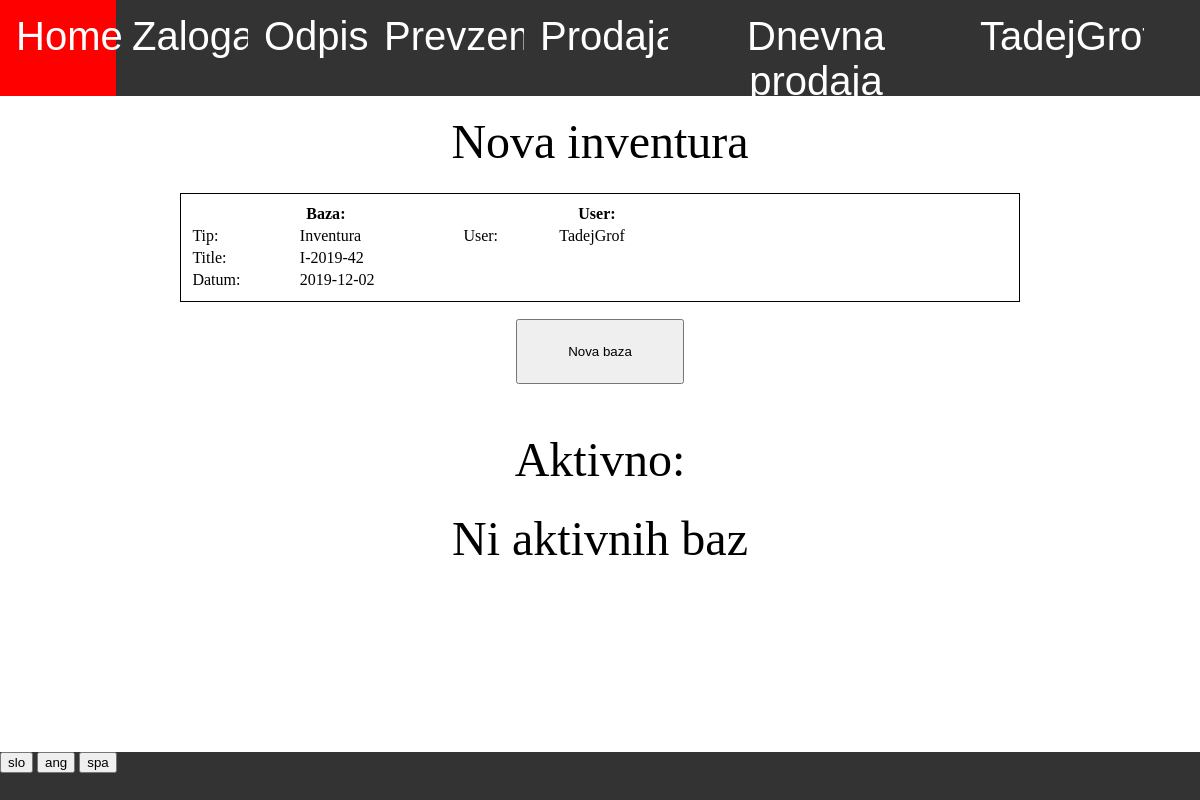
Page /zaloga/inventura/ (signed in) on the earlier database version.
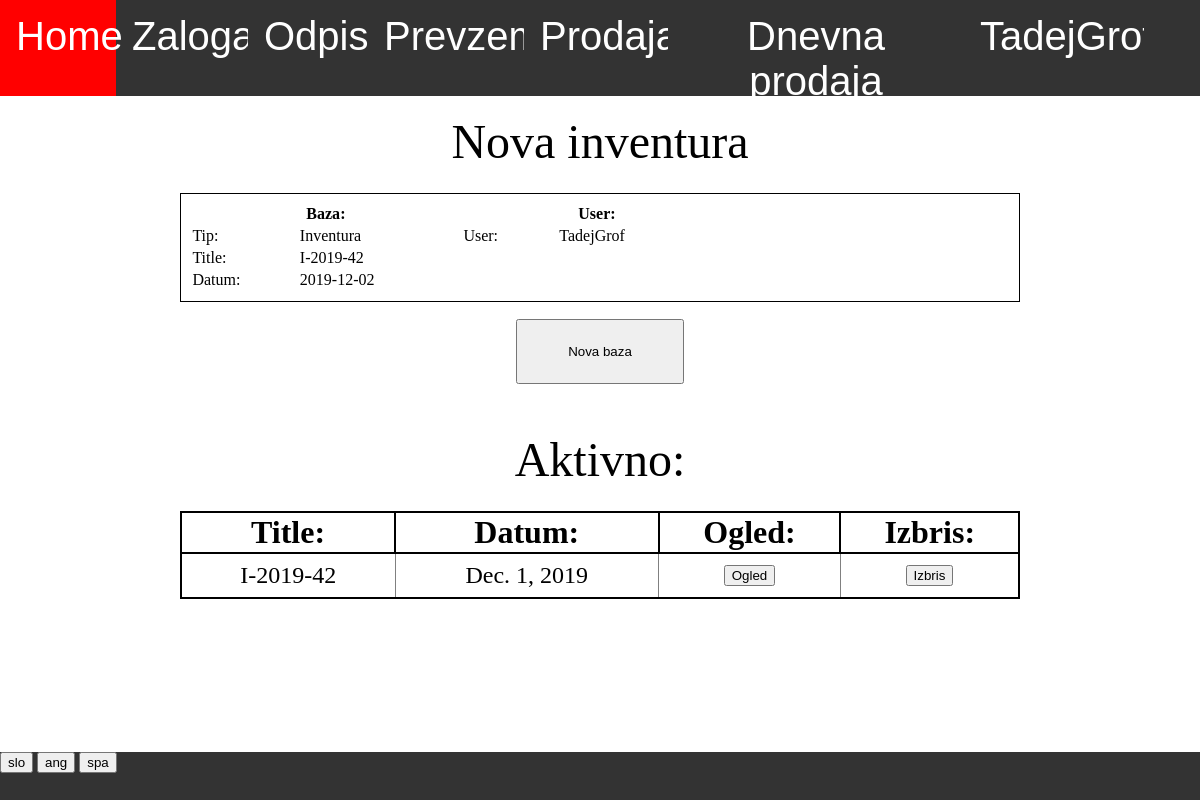
Same page on the later database version.
### program/models.py (models this page shows)
class Profil(models.Model):
    user = models.OneToOneField(User,on_delete=models.CASCADE)
    jezik =  models.CharField(default="spa",max_length=3, choices=JEZIKI)

### zaloga/models.py (models this page shows, shortened)
class Baza(models.Model):
    author = models.ForeignKey(User,default=1, on_delete=models.CASCADE)
    title = models.CharField(default="",max_length=15)
    datum = models.DateField(default=timezone.now)
    zaloga = models.ForeignKey(Zaloga, default=1 ,on_delete=models.CASCADE)
    status = models.CharField(default="aktivno",max_length=10)
    sprememba_zaloge = models.IntegerField(default = -1)
    tip = models.CharField(default="prevzem",max_length=20, choices=TIPI_BAZE)
    kontejner = models.OneToOneField(Kontejner,null=True,default=None,blank=True, on_delete=models.CASCADE)
    popust = models.IntegerField(default = None, null=True, blank=True)
    stranka = models.ForeignKey(Stranka, on_delete=models.CASCADE, default=None, null=True, blank=True)
    cas = models.TimeField(default=None,null=True,blank=True)
    dnevna_prodaja = models.ForeignKey(Dnevna_prodaja, on_delete=models.CASCADE, default=None, null=True, blank=True)

### zaloga/views.py (the view)
# urls.py: path('', views.baze , name='baze'),
@login_required
def baze(request, tip_baze):
    if request.method == "GET":
        baze = Baza.objects.filter(tip=tip_baze,status='aktivno')
        stranke = Stranka.objects.all().order_by('stevilo_kupljenih').values('pk','naziv')
        return pokazi_stran(request, 'zaloga/aktivne_baze.html', {'tip': tip_baze, 'baze':baze,'stranke':stranke})

### program/models.py (called while the page is built)
    def naslednja_inventura(self,delaj=False):
        if delaj:
            self.stevilo_inventur += 1
            self.save()
            return 'I-2019-' + str(self.stevilo_inventur)
        else:
            return 'I-2019-' + str(self.stevilo_inventur + 1)

    @property
    def vrni_jezike(self):
        return JEZIKI

### zaloga/models.py (called while the page is built)
    @property
    def danes(self):
        return datetime.today().strftime('%Y-%m-%d')

### zaloga/templatetags/zaloga_exstras.py (called while the page is built)
@register.filter
def keyvalue(dict, key):
    return dict[key]

### zaloga/views.py (called while the page is built)
def vrni_slovar(request):
    with open('slovar.json') as dat:
        slovar = json.load(dat)
    return slovar

def pokazi_stran(request, html, baze={}):
    slovar = {'prodaja':prodaja, 'zaloga':zaloga,'program':program,'slovar':vrni_slovar(request),'jezik':request.user.profil.jezik}
    slovar.update(baze)
    return render(request, html, slovar)

### zaloga/templates/zaloga/aktivne_baze.html (shortened to what the changed rows need)
{% extends 'program/base.html' %}
{% load zaloga_exstras %}
{% block content %}
<div class="title">
{% if tip == "prevzem" %}
    {{slovar|keyvalue:'Nov prevzem'|keyvalue:jezik}}
{% elif tip == "odpis" %}
    {{slovar|keyvalue:'Nov odpis'|keyvalue:jezik}}
{% elif tip == "inventura" %}
    {{slovar|keyvalue:'Nova inventura'|keyvalue:jezik}}
{% elif tip == "vele_prodaja" %}
    {{slovar|keyvalue:'Nova vele prodaja'|keyvalue:jezik}}
{% endif %}
</div>
<div class="okno">
    {% if tip == "prevzem" %}
        <table style="padding:1%;border:1px solid black"class="tabela_podatkov">
            <tr>
                <th width="33%" colspan="2"> {{slovar|keyvalue:'Prevzem'|keyvalue:jezik}}:</th>
                <th width="42%" colspan="2">{{slovar|keyvalue:'Kontejner'|keyvalue:jezik}}:</th>
                <th width="25%" colspan="2"> User: </th>
            </tr>
            <tr>
                <td> {{slovar|keyvalue:'Tip'|keyvalue:jezik}}: </td>
                <td> {{slovar|keyvalue:'Prevzem'|keyvalue:jezik}} </td>
                <td> {{slovar|keyvalue:'Stevilka'|keyvalue:jezik}} </td>
                <td> <input form="nova_baza" name="stevilka" type="text" required autocomplete="off"> </td>
                <td> User: </td>
                <td> {{user.username}} </td>
            </tr>
            <tr>
                <td> {{slovar|keyvalue:'Title'|keyvalue:jezik}}: </td>
                <td> {{program.naslednji_prevzem}} </td>
                <td> {{slovar|keyvalue:'Izvor'|keyvalue:jezik}}: </td>
                <td> <input form="nova_baza" name="drzava" type="text" required> </td>
            </tr>
            <tr>
                <td> {{slovar|keyvalue:'Datum'|keyvalue:jezik}}: </td>
                <td> {{zaloga.danes}} </td>
                <td> {{slovar|keyvalue:'Posiljatelj'|keyvalue:jezik}}: </td>
                <td> <input form="nova_baza" name="posiljatelj" type="text" required> </td>
            </tr>
        </table>
    {% else %}
        <table style="padding:1%;border:1px solid black"class="tabela_podatkov">
            <tr>
                <th width="33%" colspan="2">
                    {{slovar|keyvalue:'Baza'|keyvalue:jezik}}:
                </th>
                <th width="33%" colspan="2">User:</th>
                <th></th>
            </tr>
            <tr>
                <td> {{slovar|keyvalue:'Tip'|keyvalue:jezik}}: </td>
                <td>
                {% if tip == "odpis" %}
                    {{slovar|keyvalue:'Odpis'|keyvalue:jezik}}
                {% elif tip == "inventura" %}
                    {{slovar|keyvalue:'Inventura'|keyvalue:jezik}}
                {% endif %}
                </td>
                <td> User: </td>
                <td> {{user.username}} </td>
            </tr>
            <tr>
                <td> {{slovar|keyvalue:'Title'|keyvalue:jezik}}: </td>
                <td>
                {% if tip == "odpis" %}
                    {{program.naslednji_odpis}}
                {% elif tip == "inventura" %}
                    {{program.naslednja_inventura}}
                {% endif %}
                </td>
            </tr>
            <tr>
                <td> {{slovar|keyvalue:'Datum'|keyvalue:jezik}}: </td>
                <td> {{zaloga.danes}} </td>
            </tr>
        </table>
    {% endif %}
    <form id="nova_baza" action="{% url 'nova_baza' tip %}" method="POST">
        <input type="submit" value="{{slovar|keyvalue:'Nova baza'|keyvalue:jezik}}">
    </form>
</div>
<div class="title" style="margin-top:4%">
    {{slovar|keyvalue:'Aktivno'|keyvalue:jezik}}:
</div>
{% if baze.count == 0 %}
    <div class="title" style="margin-top:2%">
        {{slovar|keyvalue:'Ni aktivnih baz'|keyvalue:jezik}}
    </div>
{% else %}
    <div style="width:70%;display:inline-block;margin-top:2%" >
        <table class="tabela_vnosov">
            <tr class="header">
                <th> {{slovar|keyvalue:'Title'|keyvalue:jezik}}: </th>
                <th> {{slovar|keyvalue:'Datum'|keyvalue:jezik}}: </th>
                <th> {{slovar|keyvalue:'Ogled'|keyvalue:jezik}}: </th>
                <th> {{slovar|keyvalue:'Izbris'|keyvalue:jezik}}: </th>
            </tr>
            {% for baza in baze %}
            <tr>
                <td> {{baza.title}} </td>
                <td> {{baza.datum}} </td>
                <td class="ogled">
                    <form action="{% url 'baza' tip baza.pk %}" method="GET">
                        <input type="submit" value="{{slovar|keyvalue:'Ogled'|keyvalue:jezik}}">
                    </form>
                </td>
                <td class="izbris">
                    <form action="{% url 'izbris_baze' baza.tip baza.pk %}" method="POST">
                        <input type="submit" value="{{slovar|keyvalue:'Izbris'|keyvalue:jezik}}">
                    </form>
                </td>
            </tr>
            {% endfor %}
        </table>
    </div>
{% endif %}
{% endblock %}

### program/templates/program/base.html (shortened to what this page needs)
{% load staticfiles %}
{% load zaloga_exstras %}
<html>
    <head>
        <link rel="stylesheet" href="{% static 'css/navbar.css' %}">
        <link rel="stylesheet" href="{% static 'css/footer.css' %}">
    </head>
    <body>
        <div class="navbar">
            <a style="width:7%" href="/">Home</a>
                {% if perms.zaloga.view_zaloga %}
                <div style="width:11%" class="dropdown" id="zaloga">
                    <button class="dropbtn"> {{slovar|keyvalue:'Zaloga'|keyvalue:jezik}}
                    </button>
                </div>
                {% endif %}
                {% if perms.zaloga.view_odpis %}
                <div style="width:10%" class="dropdown" id="odpis">
                    <button class="dropbtn">{{slovar|keyvalue:'Odpis'|keyvalue:jezik}}
                    </button>
                </div>
                {% endif %}
                {% if perms.zaloga.view_prevzem %}
                <div style="width:13%" class="dropdown" id="prevzem">
                    <button class="dropbtn">{{slovar|keyvalue:'Prevzem'|keyvalue:jezik}}
                    </button>
                </div>
                {% endif %}
                {% if perms.prodaja.view_prodaja %}
                <div style="width:12%;overflow:hidden" class="dropdown" id="prodaja">
                    <button class="dropbtn" >{{slovar|keyvalue:'Prodaja'|keyvalue:jezik}}
                    </button>
                </div>
                {% endif %}
                {% if perms.prodaja.add_dnevna_prodaja %}
                <a style="width:22%" href="{% url 'dnevna_prodaja' %}">{{slovar|keyvalue:'Dnevna prodaja'|keyvalue:jezik}}</a>
                {% endif %}
                <div style="width:15%" class="dropdown" id="racun">
                    <button class="dropbtn" >{{ user.get_username }}
                    </button>
                </div>
            </div>
        <div style="width:100%;height:82%;vertical-align:top;text-align:center;overflow:auto">
            {% block content %}
            {% endblock %}
        </div>
        <div class="footer">
            {% for jezik in program.vrni_jezike %}
                <form style="display:inline-block" action="{% url 'spremeni_jezik' %}" method="POST">
                    <input type="submit" value="{{jezik.0}}">
                </form>
            {% endfor %}
        </div>
    </body>
</html>

Differences in the rows shown:
shown differently, row unchanged: Profil "Nova inventura": jezik (not shown) → "Datum"; jezik (not shown) → "Ogled"; jezik (not shown) → "Izbris"; jezik "Ni aktivnih baz" → "Title"
added Baza: title "I-2019-42", datum "Dec. 1, 2019", {{ slovar|keyvalue:'Ogled'|keyvalue:jezik }} "Ogled", {{ slovar|keyvalue:'Izbris'|keyvalue:jezik }} "Izbris"
